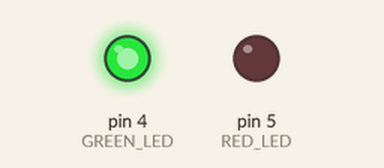
This sketch was run on a simulated Arduino Uno, built with avr-gcc and run on an emulated ATmega328P. Parts: output pins drawn as LEDs (lit = HIGH). What the sketch prints to the serial monitor is not drawn.

Above: at 0.1 s.
Timing chart, 0 to 1.6 s (numbered marks = the images above):
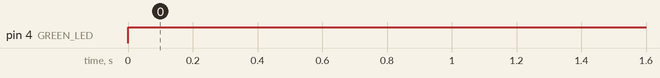

Measured:
- by itself, pin 4 (GREEN_LED): LOW → HIGH at 0.00 s

The sketch:

LAB1_PART5.ino
```cpp
//HERE WE ARE ASSIGNING THE LEDS TO THEIR RESPECTIVE PIN WITH VARIABLE NAMES
#define GREEN_LED 4
#define RED_LED   5

//HERE WE ARE ASSIGNING THE PATTERN TO BE DETECTED IN THE ARRAY
int pattern[] = {1, 2, 3};

//HERE WE ARE WRITING AN ARRAY WITH RANDOM NUMBER, BUT IT ALSO
//CONTAINS THE PREVIOUSLY WRITTEN PATTERN 3 TIMES
//THIS INFO CAN BE USED TO VALIDATE WHAT THE SERIAL MONITOR IS OUTPUTTING
//THIS ARRAY ALSO IS VALIDATING THE LIGHT TURNS GREEN WHEN A PATTERN IS DETECTED
int inputArray[] = {0, 1, 2, 3, 1, 2, 3, 4, 5, 1, 2, 3};

//THIS NEXT PATTERN WAS USED TO MAKE SURE THE SERIAL MONITOR OUTPUTS 0 PATTERNS
//IT WAS ALSO USED TO MAKE SURE THE RED LED TURNS ON WHEN THERE IS NO PATTERN
//int inputArray[] = {0, 1, 2, 4, 1, 2, 2, 4, 5, 1, 5, 3};

//THIS LINE IS TO CALULATE HOW MANY NUMBERS ARE IN THE PATTERN ARRAY
int patternSize = sizeof(pattern) / sizeof(pattern[0]);

//THIS LINE IS USED TO CALCULATE HOW MANY NUMBERS ARE IN THE inputArray
int inputSize = sizeof(inputArray) / sizeof(inputArray[0]);  // Size of the input array

//THIS LINE IS USED TO INITIALIZE THE PATTERN COUNT TO 0 IN ORDER TO COUNT
//UP EVERY TIME A PATTERN IS DETECTED
int patternCount = 0;

void setup() {
  //HERE WE ARE SETTING THE LEDS TO BE OUTPUTS
  pinMode(GREEN_LED, OUTPUT);
  pinMode(RED_LED, OUTPUT);

  //HERE THE DIGITAL WRITE IS USED TO START THE PROGRAM WITH THE LEDS OFF
  digitalWrite(GREEN_LED, LOW);
  digitalWrite(RED_LED, LOW);
}

void loop() {
  // THIS LINE I USED TO RESET THE PATTERN COUNT EVERY TIME IT GOES THRU THE LOOP

  patternCount = 0;

  //THIS LINE IS USED TO SUBTRACT THE ELEMENTS IN THE ARRAY MINUS THE ELEMENTS
  //IN THE PATTERN ARRAY. THIS NUMBER WILL THEN DETERMINE HOW MANY TIMES THIS
  //FOR LOOP LOOPS
  //THE FOR LOOP WILL THEN CHECK IF THERE IS A DETECTED PATTERN
  for (int i = 0; i <= inputSize - patternSize; i++) {
    bool match = true;

    // HERE WE ARE CHECKING IF THE PATTERN ARRAY MATCHES THE PATTERN IN THE
    //INPUT ARRAY
    for (int j = 0; j < patternSize; j++) {
      if (inputArray[i + j] != pattern[j]) {
        match = false;
        break;
      }
    }

    //HERE 1 WILL BE ADDED TO THE PATTERN COUNT FOR EVERY TIME THE PATTERN WAS
    //DETECTED IN THE ARRAY
    if (match) {
      patternCount++;
    }
  }

 //HERE IF A PATTERN WAS DETECTED AND INCREASED THE PATTERN COUNT TO BE HIGHER
 //THAN 0 THEN THE GREEN LED WILL TURN ON
 //OTHERWISE, THE RED LED WILL TURN ON TO INDICATE NO PATTERN WAS FOUND
  if (patternCount > 0) {
    digitalWrite(GREEN_LED, HIGH);  // Turn on Green LED
    digitalWrite(RED_LED, LOW);     // Turn off Red LED
  } else {
    digitalWrite(GREEN_LED, LOW);   // Turn off Green LED
    digitalWrite(RED_LED, HIGH);    // Turn on Red LED
  }

  //HERE THE RESULTS WILL BE OUTPUTTED TO THE SERIAL MONITOR
  Serial.begin(9600);
  Serial.print("Pattern found ");
  Serial.print(patternCount);
  Serial.println(" time(s).");

  //HERE THERE IS A SMALL DELAY BEFORE IT RUNS THROUGH THE LOOP AGAIN
  delay(2000);
}
```
